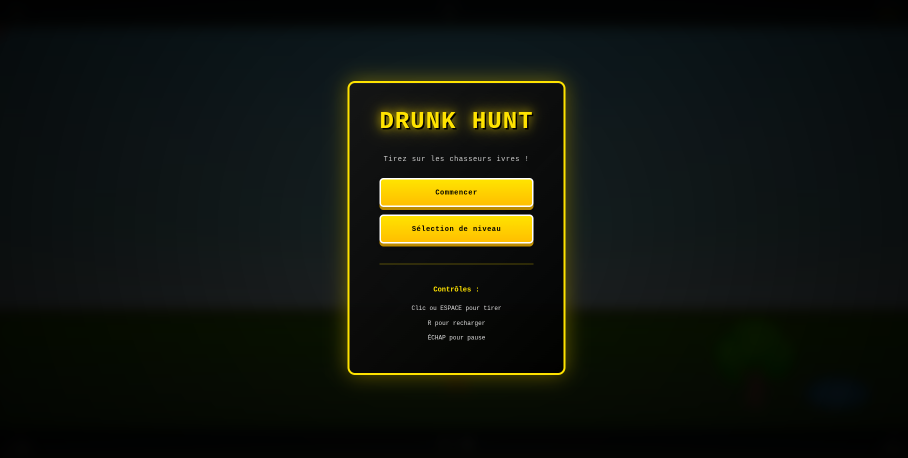
#> input picture images/myp-1.png, 1815 x 916 px, given in place of photo-01.JPG, which was not available (shown at 1/2 size)
$ python resize_photo.py
#> lines starting #> are read from the running program, lines starting #| are printed output that depends on the picture; pictures that were not available may be replaced by others from this repository, and a replacement may not be noted
#!/usr/bin/env python3
"""
Script pour créer une version optimisée de la photo de profil
pour les partages sur les réseaux sociaux (Open Graph).
"""

from PIL import Image
import os

# Chemins
input_path = "images/photo-01.JPG"
output_og_path = "images/photo-og.jpg"  # Pour Open Graph (1200x630)
output_square_path = "images/photo-square.jpg"  # Carré (600x600)

def resize_for_opengraph(input_file, output_file, size=(1200, 630)):
    """
    Redimensionne l'image au format Open Graph (1200x630)
    en conservant le ratio et en cropant au centre.
    """
#> called with input_file = 'images/photo-01.JPG', output_file = 'images/photo-og.jpg', size = (1200, 630)
    print(f"📸 Ouverture de {input_file}...")
    img = Image.open(input_file)
#> img is the input picture: PIL image 1815x916 RGBA; mean R, G, B, A 18.8, 22.2, 13.9, 255

    # Convertir en RGB si nécessaire
    if img.mode != 'RGB':
        img = img.convert('RGB')
#> img: PIL image 1815x916 RGB

    # Calculer le ratio
    target_ratio = size[0] / size[1]
    img_ratio = img.width / img.height
#> img_ratio = 1.98

    # Crop au centre pour avoir le bon ratio
    if img_ratio > target_ratio:
        # Image plus large, crop les côtés
        new_width = int(img.height * target_ratio)
#> new_width = 1744
        left = (img.width - new_width) // 2
#> left = 35
        img = img.crop((left, 0, left + new_width, img.height))
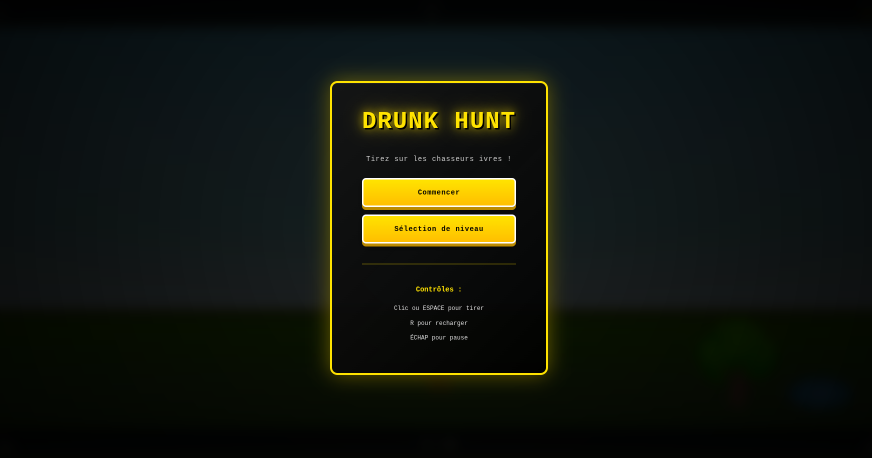
#> img: PIL image 1744x916 RGB (shown at 1/2 size); mean R, G, B 19.3, 22.7, 14.1
    else:
        # Image plus haute, crop le haut et bas
        new_height = int(img.width / target_ratio)
        top = (img.height - new_height) // 2
        img = img.crop((0, top, img.width, top + new_height))

    # Redimensionner
    img = img.resize(size, Image.Resampling.LANCZOS)
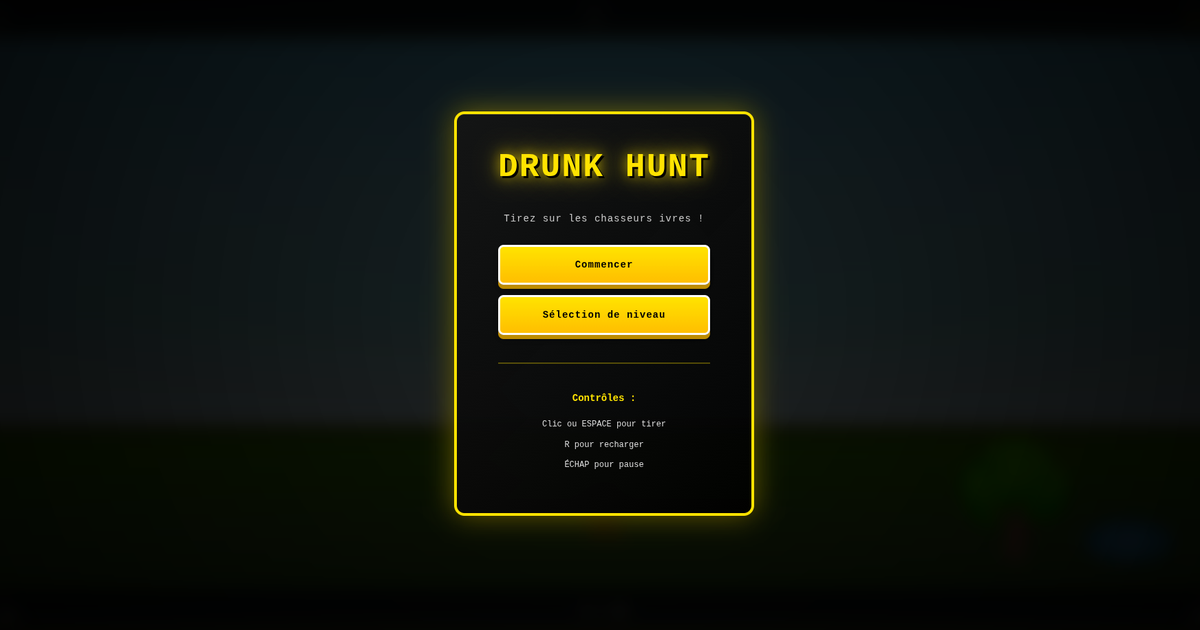
#> img: PIL image 1200x630 RGB; mean R, G, B 19.3, 22.7, 14.1

    # Sauvegarder avec optimisation
    img.save(output_file, 'JPEG', quality=85, optimize=True)

    # Afficher la taille du fichier
    file_size = os.path.getsize(output_file) / 1024  # en KB
    print(f"✅ Image Open Graph créée : {output_file} ({file_size:.1f} KB)")

def resize_square(input_file, output_file, size=600):
    """
    Crée une version carrée de l'image (600x600)
    """
#> called with input_file = 'images/photo-01.JPG', output_file = 'images/photo-square.jpg', size = 600
    print(f"📸 Ouverture de {input_file}...")
    img = Image.open(input_file)

    # Convertir en RGB si nécessaire
    if img.mode != 'RGB':
        img = img.convert('RGB')

    # Crop au centre pour faire un carré
    min_dimension = min(img.width, img.height)
#> min_dimension = 916
    left = (img.width - min_dimension) // 2
#> left = 449
    top = (img.height - min_dimension) // 2
#> top = 0
    img = img.crop((left, top, left + min_dimension, top + min_dimension))
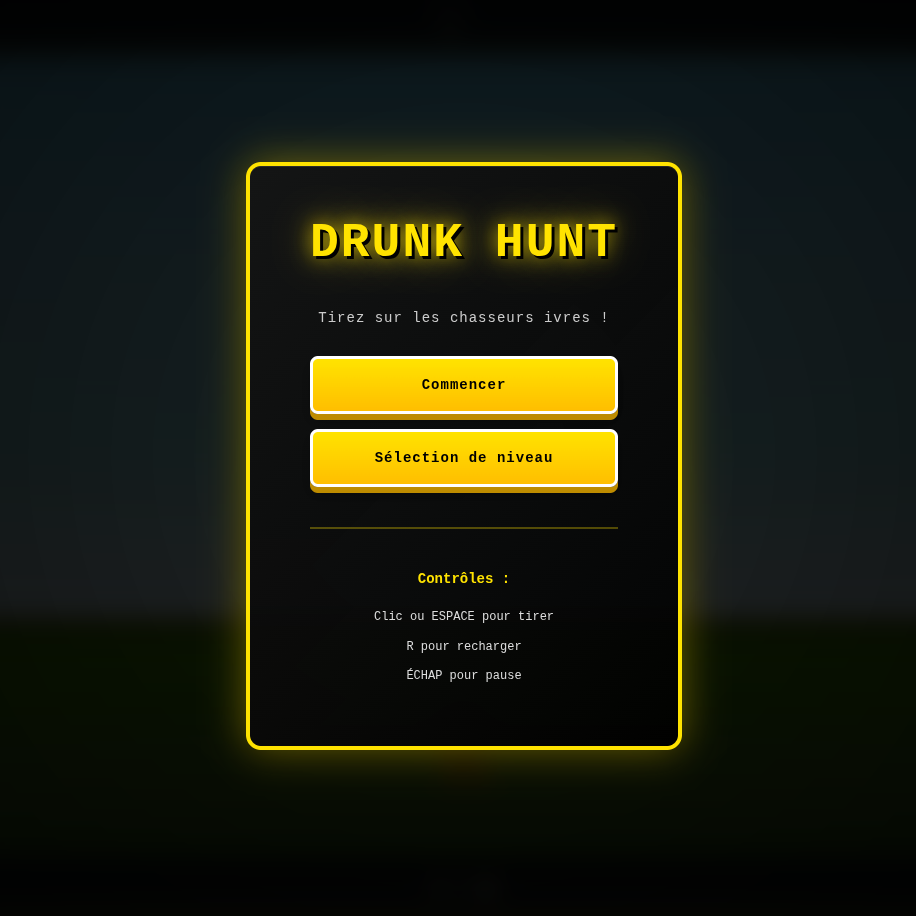
#> img: PIL image 916x916 RGB; mean R, G, B 28.4, 30.3, 15

    # Redimensionner
    img = img.resize((size, size), Image.Resampling.LANCZOS)
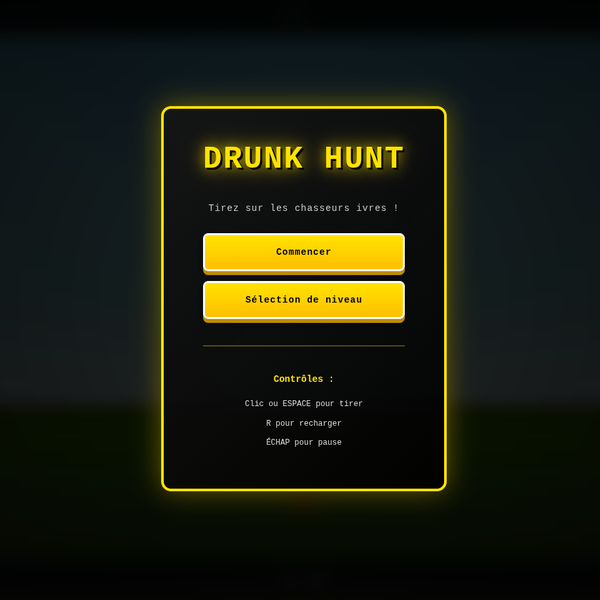
#> img: PIL image 600x600 RGB; mean R, G, B 28.3, 30.3, 15

    # Sauvegarder avec optimisation
    img.save(output_file, 'JPEG', quality=85, optimize=True)

    # Afficher la taille du fichier
    file_size = os.path.getsize(output_file) / 1024  # en KB
    print(f"✅ Image carrée créée : {output_file} ({file_size:.1f} KB)")

if __name__ == "__main__":
    print("🖼️  Création des images optimisées pour les réseaux sociaux...\n")

    # Créer les deux versions
    resize_for_opengraph(input_path, output_og_path)
    print()
    resize_square(input_path, output_square_path)

    print("\n✨ Terminé !")
    print("\n📝 Prochaines étapes :")
    print("1. Vérifiez que les images sont correctement cadrées")
    print("2. Mettez à jour index.html pour utiliser la nouvelle image:")
    print(f"   - Ligne 18 et 25: remplacez 'photo-01.JPG' par 'photo-og.jpg'")
    print("3. Commitez et pushez les changements")

$ run again, on images/myp-2.png
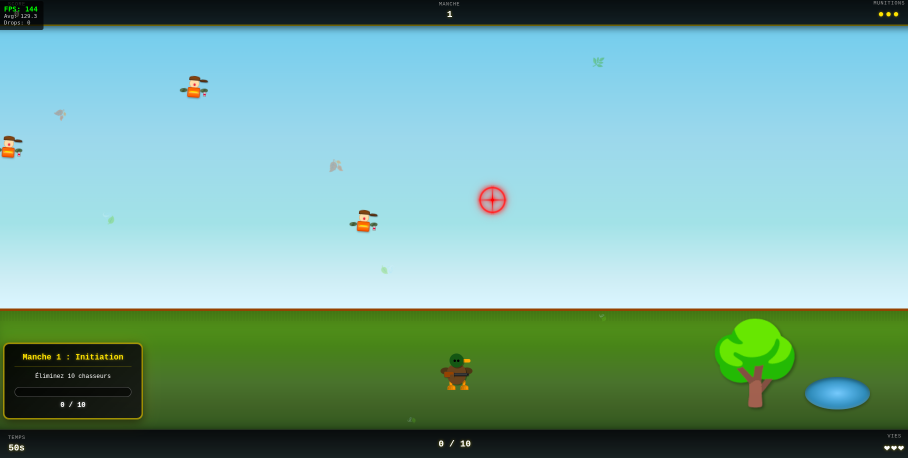
#> input picture images/myp-2.png, 1815 x 916 px, given in place of photo-01.JPG, which was not available (shown at 1/2 size)
#> in resize_for_opengraph, img is the input picture: PIL image 1815x916 RGBA; mean R, G, B, A 118.5, 167.3, 155.7, 255
#> in resize_for_opengraph, `img = img.resize(size, Image.Resampling.LANCZOS)`:
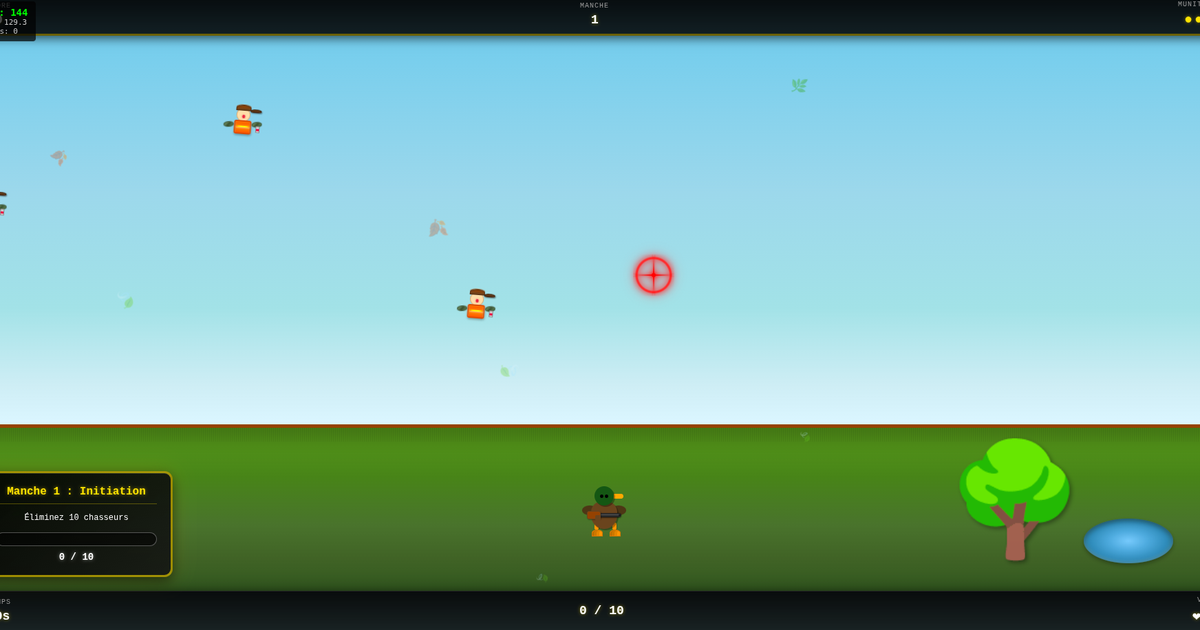
#> img: PIL image 1200x630 RGB; mean R, G, B 118.5, 167.5, 155.8
#> in resize_square, `img = img.crop((left, top, left + min_dimension, top + min_dimension))`:
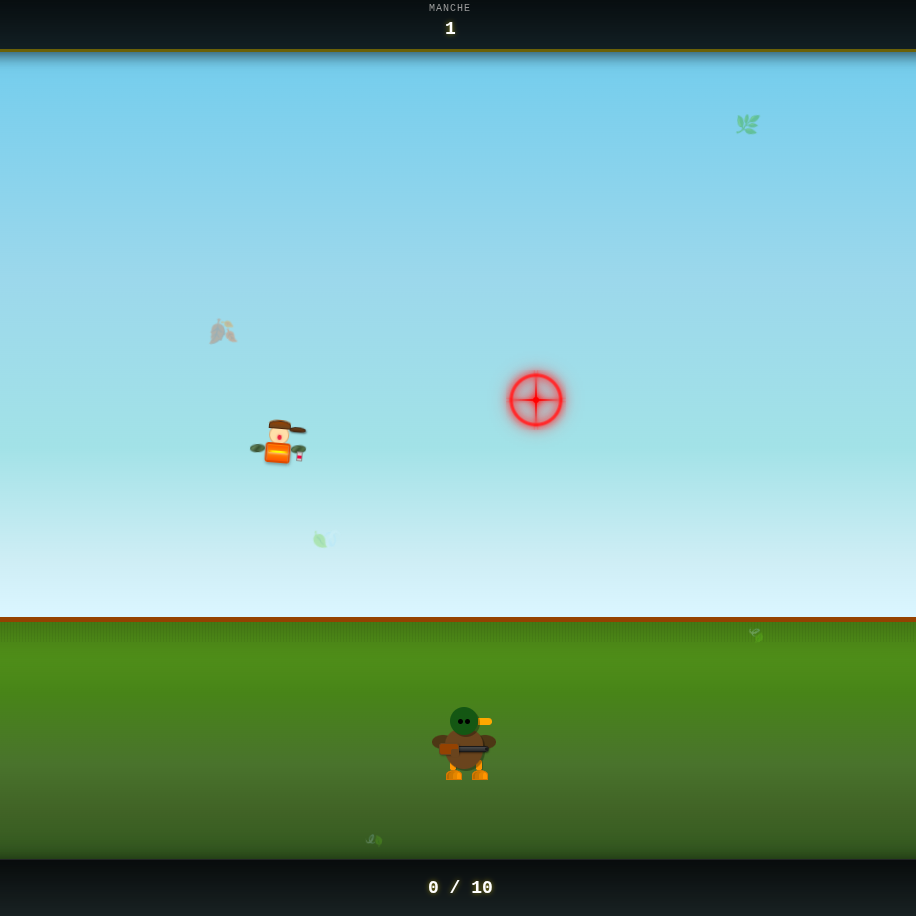
#> img: PIL image 916x916 RGB; mean R, G, B 119.4, 168.4, 155.8

$ run again, on images/myp-3.png
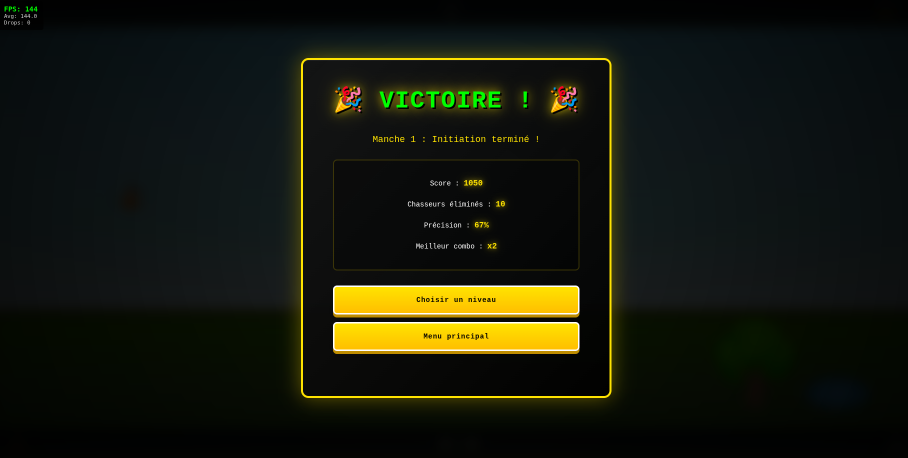
#> input picture images/myp-3.png, 1815 x 916 px, given in place of photo-01.JPG, which was not available (shown at 1/2 size)
#> in resize_for_opengraph, img is the input picture: PIL image 1815x916 RGBA; mean R, G, B, A 22.4, 24.8, 13.1, 255
#> in resize_for_opengraph, `img = img.resize(size, Image.Resampling.LANCZOS)`:
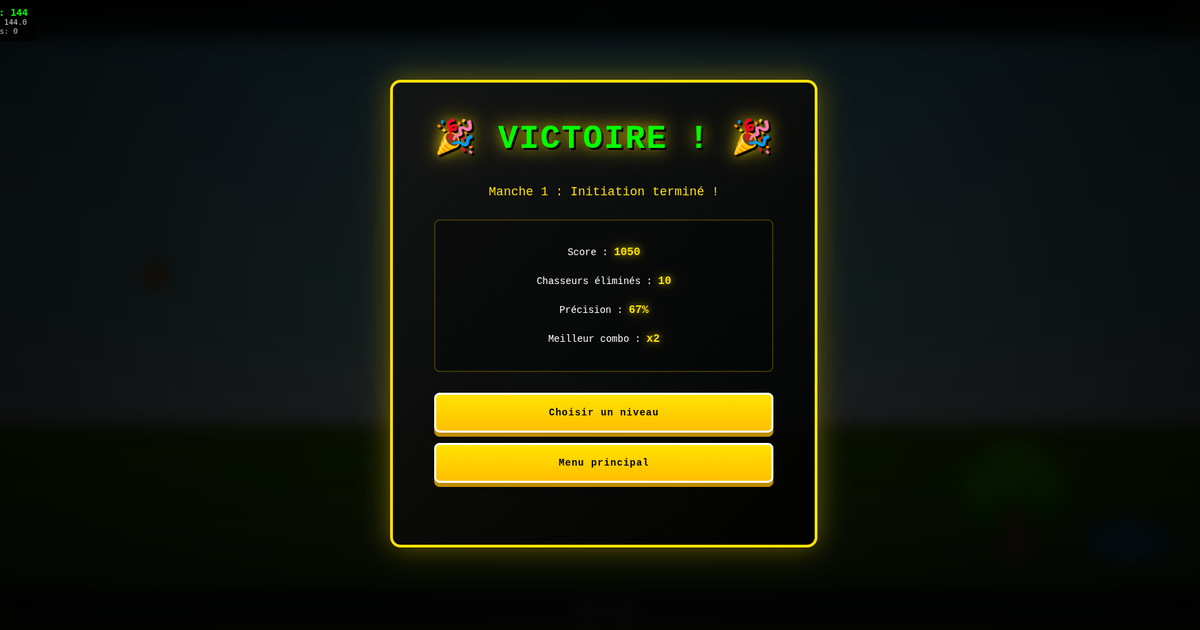
#> img: PIL image 1200x630 RGB; mean R, G, B 23, 25.4, 13.2
#> in resize_square, `img = img.resize((size, size), Image.Resampling.LANCZOS)`:
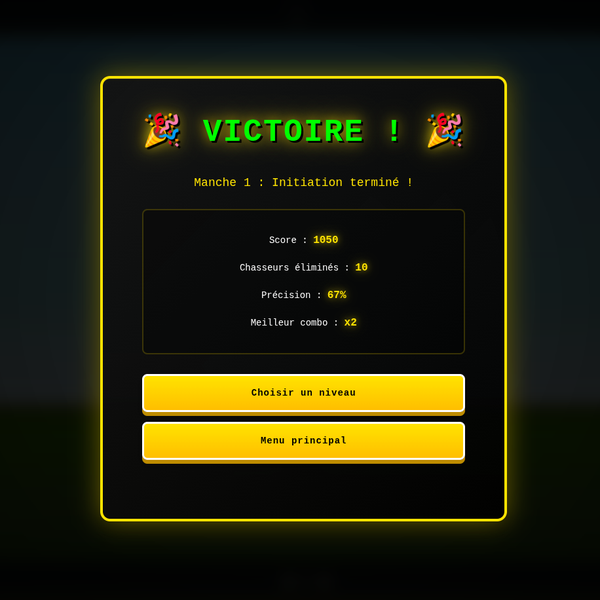
#> img: PIL image 600x600 RGB; mean R, G, B 35.4, 35.4, 13.5
